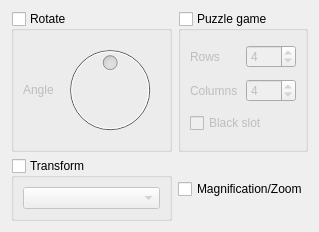
  <widget class="QWidget" name="tab_5">
   <attribute name="title">
    <string>Geometry</string>
   </attribute>
   <layout class="QGridLayout" name="gridLayout_5">
    <item row="0" column="0">
     <widget class="QGroupBox" name="rotateEnable">
      <property name="title">
       <string>Rotate</string>
      </property>
      <property name="checkable">
       <bool>true</bool>
      </property>
      <property name="checked">
       <bool>false</bool>
      </property>
      <layout class="QGridLayout">
       <item row="1" column="0">
        <widget class="QLabel" name="label_28">
         <property name="text">
          <string>Angle</string>
         </property>
         <property name="buddy">
          <cstring>rotateAngleDial</cstring>
         </property>
        </widget>
       </item>
       <item row="1" column="1">
        <widget class="QDial" name="rotateAngleDial">
         <property name="maximum">
          <number>359</number>
         </property>
         <property name="value">
          <number>180</number>
         </property>
         <property name="sliderPosition">
          <number>180</number>
         </property>
        </widget>
       </item>
      </layout>
     </widget>
    </item>
    <item row="2" column="0">
     <widget class="QGroupBox" name="transformEnable">
      <property name="title">
       <string>Transform</string>
      </property>
      <property name="checkable">
       <bool>true</bool>
      </property>
      <property name="checked">
       <bool>false</bool>
      </property>
      <layout class="QGridLayout" name="_4">
       <item row="0" column="0">
        <widget class="QComboBox" name="transformTypeCombo"/>
       </item>
      </layout>
     </widget>
    </item>
    <item row="0" column="1">
     <widget class="QGroupBox" name="puzzleEnable">
      <property name="title">
       <string>Puzzle game</string>
      </property>
      <property name="checkable">
       <bool>true</bool>
      </property>
      <property name="checked">
       <bool>false</bool>
      </property>
      <layout class="QGridLayout">
       <item row="0" column="1">
        <widget class="QSpinBox" name="puzzleRowsSpin">
         <property name="minimum">
          <number>2</number>
         </property>
         <property name="maximum">
          <number>16</number>
         </property>
         <property name="value">
          <number>4</number>
         </property>
        </widget>
       </item>
       <item row="1" column="1">
        <widget class="QSpinBox" name="puzzleColsSpin">
         <property name="minimum">
          <number>2</number>
         </property>
         <property name="maximum">
          <number>16</number>
         </property>
         <property name="value">
          <number>4</number>
         </property>
        </widget>
       </item>
       <item row="2" column="0" colspan="2">
        <widget class="QCheckBox" name="puzzleBlackSlotCheck">
         <property name="text">
          <string>Black slot</string>
         </property>
        </widget>
       </item>
       <item row="1" column="0">
        <widget class="QLabel" name="label_26">
         <property name="text">
          <string>Columns</string>
         </property>
         <property name="buddy">
          <cstring>puzzleColsSpin</cstring>
         </property>
        </widget>
       </item>
       <item row="0" column="0">
        <widget class="QLabel" name="label_27">
         <property name="text">
          <string>Rows</string>
         </property>
         <property name="buddy">
          <cstring>puzzleRowsSpin</cstring>
         </property>
        </widget>
       </item>
      </layout>
     </widget>
    </item>
    <item row="2" column="1">
     <widget class="QCheckBox" name="magnifyEnable">
      <property name="text">
       <string>Magnification/Zoom</string>
      </property>
     </widget>
    </item>
   </layout>
  </widget>
